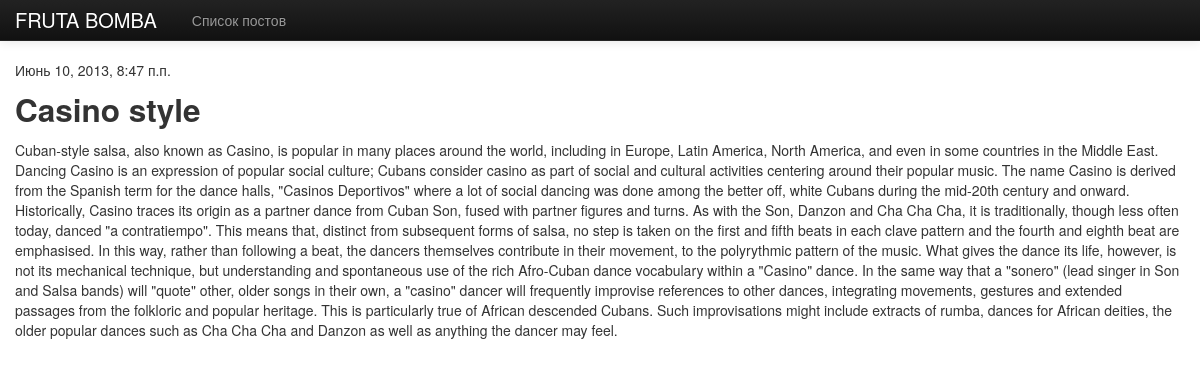
Page /blog/1/ on the committed database.
### blog/models.py (models this page shows, shortened)
class Post(models.Model):
    title = models.CharField(max_length=255) # заголовок поста
    datetime = models.DateTimeField(u'Дата публикации') # дата публикации
    content = models.TextField(max_length=10000) # текст поста

### blog/views.py (the view)
# urls.py: url(r'^(?P<pk>\d+)/$', PostDetailView.as_view()),
class PostDetailView(DetailView): # детализированное представление модели
    model = Post

### blog/templates/blog/post_detail.html (shortened to what this page needs)
{% extends 'blog/base.html' %}
{% block content %}
    <p>{{ post.datetime }}</p>
    <h2>{{ post.title }}</h2>
    <p>{{ post.content }}</p>
{% load disqus_tags %}
{% endblock %}

### blog/templates/blog/base.html (style rules this page uses)
body { padding-top: 60px; }

### rows in the picture
Post: datetime "Июнь 10, 2013, 8:47 п.п.", title "Casino style", content "Cuban-style salsa, also known as Casino, is popular in many places around the world, including in Europe, Latin America, North America, and even in some countries in the Middle East. Dancing Casino is an expression of popular social culture; Cubans consider casino as part of social and cultural activities centering around their popular music. The name Casino is derived from the Spanish term for the dance halls, \"Casinos Deportivos\" where a lot of social dancing was done among the better off, white Cubans during the mid-20th century and onward. Historically, Casino traces its origin as a partner dance from Cuban Son, fused with partner figures and turns. As with the Son, Danzon and Cha Cha…"
